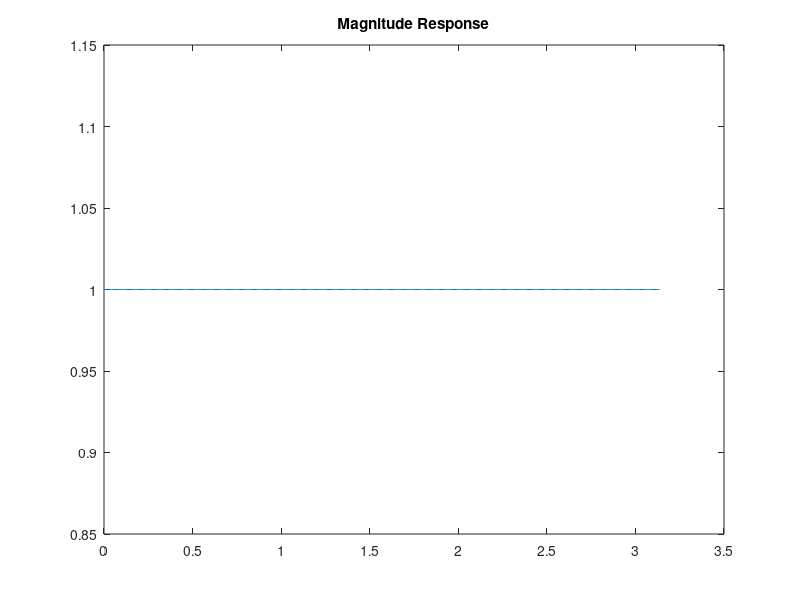

This chart was generated by the following MATLAB code:
clc;
clear all;
close all;

a = [1 -5 10];
b = [10 -5 1];
N = 512;
[h w] = freqz(b,a,N);
plot(w, abs(h)), title('Magnitude Response');